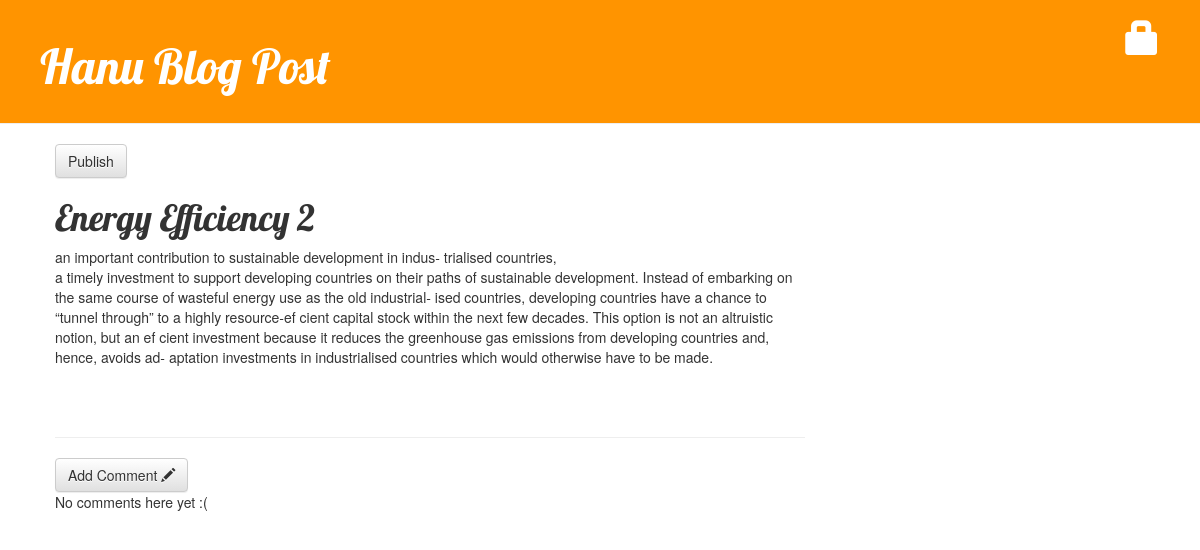
The app's page /post/2/ with its own data.
### blog/models.py (models this page shows, shortened)
class Post(models.Model):
    author = models.ForeignKey('auth.User', on_delete=models.CASCADE)
    title = models.CharField(max_length=200)
    text = models.TextField()
    created_date = models.DateTimeField(default=timezone.now)
    published_date = models.DateTimeField(blank=True, null=True)

### blog/views.py (the view)
# urls.py: url(r'^post/(?P<pk>\d+)/$',views.post_detail, name = 'post_detail'),
def post_detail(request,pk):
    Post.objects.get(pk=pk)
    post = get_object_or_404(Post, pk=pk)
    return render(request, 'blog/post_detail.html', {'post':post})

### blog/templates/blog/post_detail.html (shortened to what this page needs)
{% extends 'blog/base.html' %}
{% block content %}
 <div class="post">
        {% if post.published_date %}
            <div class="date">
                {{ post.published_date }}
            </div>
        {% else %}
               <a class="btn btn-default" href="{% url 'post_publish' pk=post.pk %}">Publish</a>
        {% endif %}
  <h1>{{ post.title }}</h1>
  <p>{{ post.text|linebreaksbr}}</p>
</div>
<hr>
<a class="btn btn-default" href="{% url 'add_comment' pk=post.pk %}">Add Comment <span class="glyphicon glyphicon-pencil"></span></a>
{% for comment in post.comments.all %}
  {% if user.is_authenticated or comment.approved_comment %}
    <div class="comment">
        <div class="date">{{ comment.created_date }}
        {% if not comment.approved_comment %}
           <a class="btn btn-default" href="{% url 'comment_remove' pk=comment.pk %}"><span class="glyphicon glyphicon-remove"></span></a>
           <a class="btn btn-default" href="{% url 'comment_approve' pk=comment.pk %}"><span class="glyphicon glyphicon-ok"></span></a>
        {% endif %}
        </div>
        <strong>{{ comment.author }}</strong>
        <p>{{ comment.text|linebreaks }}</p>
    </div>
  {% endif %}
{% empty %}
    <p>No comments here yet :(</p>
{% endfor %}
{% endblock %}

### blog/Static/css/blog.css (style rules this page uses)
h1, h2, h3, h4 { font-family: 'Lobster', cursive; }
.post { margin-bottom: 70px; }

### records on screen
Post: title "Energy Efficiency 2", text "an important contribution to sustainable development in indus- trialised countries, a timely investment to support developing countries on their paths of sustainable development. Instead of embarking on the same course of wasteful energy use as the old industrial- ised countries, developing countries have a chance to “tunnel through” to a highly resource-ef cient capital stock within the next few decades. This option is not an altruistic notion, but an ef cient investment because it reduces the greenhouse gas emissions from developing countries and, hence, avoids ad- aptation investments in industrialised countries which would otherwise have to be made."
